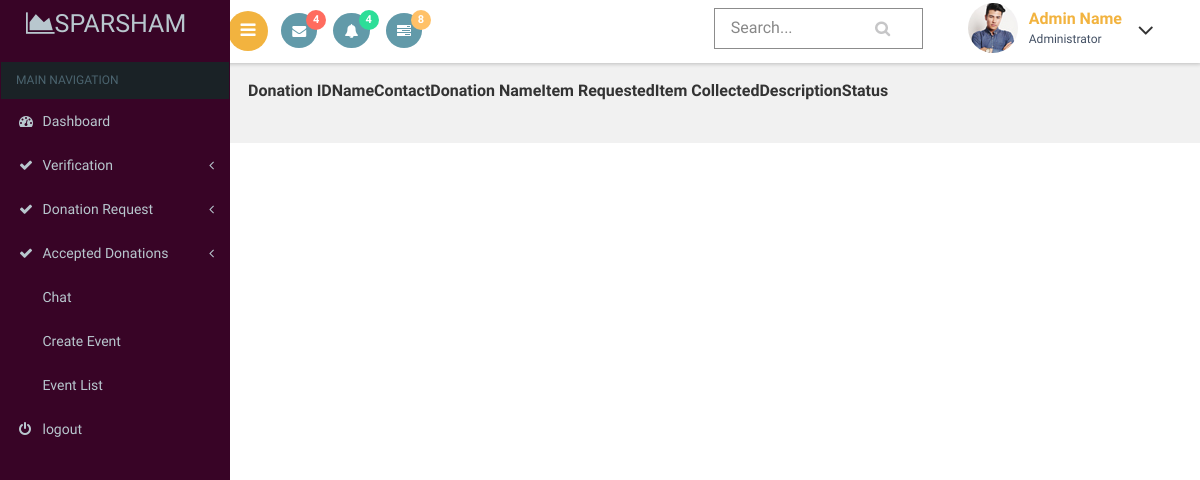
The page /secratary/inventorydonationreq.php on the database as committed earlier.
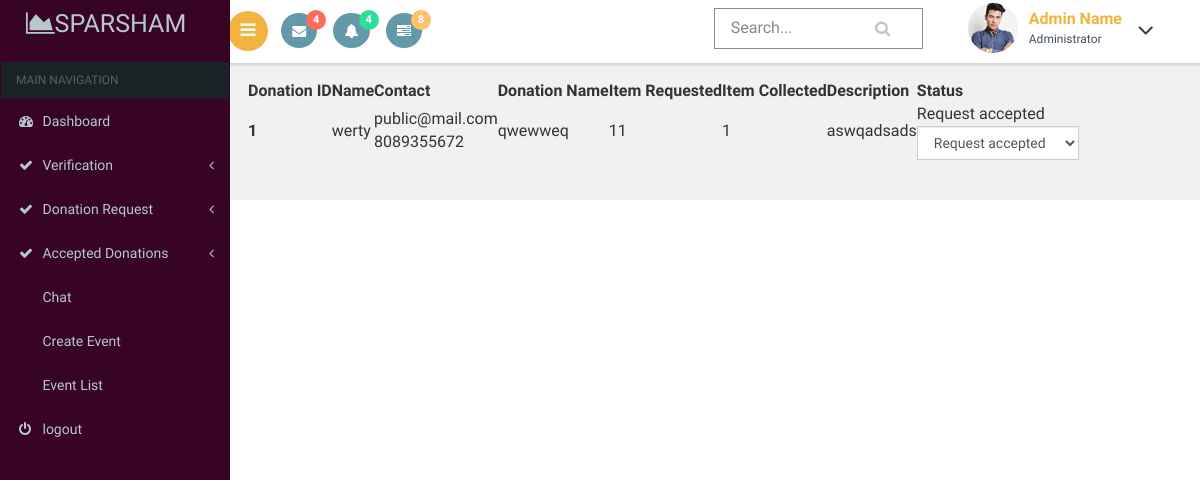
The same page on the database as committed later.
### tables this page shows
CREATE TABLE `inventory_donation` (
  `donation_id` int(11) NOT NULL,
  `donation_name` varchar(30) NOT NULL,
  `item_name` varchar(30) NOT NULL,
  `item_required` int(11) NOT NULL,
  `item_collected` int(11) NOT NULL,
  `discription` text NOT NULL,
  `email` varchar(50) NOT NULL,
  `donation_status` int(11) NOT NULL DEFAULT 0
);

CREATE TABLE `registration` (
  `name` varchar(80) NOT NULL,
  `email` varchar(80) NOT NULL,
  `phone` bigint(11) NOT NULL,
  `gender` varchar(10) NOT NULL,
  `date_of_birth` varchar(20) NOT NULL,
  `house` varchar(80) NOT NULL,
  `place` varchar(80) NOT NULL,
  `country` int(11) NOT NULL,
  `state` int(11) NOT NULL,
  `district` int(11) NOT NULL,
  `pincode` int(6) NOT NULL,
  `profile_pic` varchar(100) NOT NULL DEFAULT '../images/avathar.jpg'
);

### secratary/inventorydonationreq.php (the view, shortened to what this page needs)
<?php
include("dbconn.php");
?>
<!DOCTYPE html>
<html>
<head>
    <link href="css/bootstrap.css" rel='stylesheet' type='text/css' />
<link href="css/style.css" rel='stylesheet' type='text/css' />
<link href="css/font-awesome.css" rel="stylesheet">
<link href='css/SidebarNav.min.css' media='all' rel='stylesheet' type='text/css'/>
<link href="css/custom.css" rel="stylesheet">
    <link rel="stylesheet" type="text/css" href="https://cdn.datatables.net/1.10.21/css/jquery.dataTables.css">
</head>
<body class="cbp-spmenu-push">
    <div class="main-content">
    <div class="cbp-spmenu cbp-spmenu-vertical cbp-spmenu-left" id="cbp-spmenu-s1">
        <aside class="sidebar-left">
      <nav class="navbar navbar-inverse">
          <div class="navbar-header">
            <h1><a class="navbar-brand" href="index.html"><span class="fa fa-area-chart"></span>Sparsham<span class="dashboard_text"></span></a></h1>
          </div>
          <?php
          include("menu.php");
          ?>
      </nav>
    </aside>
    </div>
        <?php
        include("header.php");
        ?>
        <div id="page-wrapper">
    <table id="table_id" class="display">
    <thead>
        <tr>
            <th>Donation ID</th>
            <th>Name</th>
            <th>Contact</th>
            <th>Donation Name</th>
            <th>Item Requested</th>
            <th>Item Collected</th>
            <th>Description</th>
            <th>Status</th>
        </tr>
    </thead>
    <tbody>
         <?php
            $sql="select * from inventory_donation a,registration b where a.email=b.email";
            $res=mysqli_query($conn,$sql);
            if(mysqli_num_rows($res)>0){
                while($r=mysqli_fetch_assoc($res)){
            ?>
           <tr>
      <th scope="row"><?php echo $r['donation_id']?></th>
      <td><?php echo $r['name']?></td>
      <td><?php echo $r['email']?><br>
        <?php echo $r['phone']?><br>
      </td>
      <td><?php echo $r['donation_name']?></td>
      <td><?php echo $r['item_required']?></td>
      <td><?php echo $r['item_collected']?></td>
        <td><?php echo $r['discription']?></td>
        <td>
            <div id="<?php echo $r['donation_id']?>">
                <?php
         if($r['donation_status']==0)
            echo "Request not accepted";
        else if($r['donation_status']==1)
            echo "Request accepted";
        else if($r['donation_status']==2)
            echo "Request rejected";
        else if($r['donation_status']==3)
            echo "Request completed";
     ?>
 </div>
 <form>
          <select class="form-control"  onchange="updatestatus(this.value,<?php echo $r['donation_id']?>)">
            <option value disabled selected> <?php
            if($r['donation_status']==0)
            echo "Request not accepted";
        else if($r['donation_status']==1)
            echo "Request accepted";
        else if($r['donation_status']==2)
            echo "Request rejected";
        else if($r['donation_status']==3)
            echo "Request completed";
            ?></option>
          </select>
      </form>
</td>
    </tr>
            <?php
        }
    }
            ?>
    </tbody>
</table>
</div></div>
</body>
</html>

Rows that differ between the two databases and show on the page:
added inventory_donation: donation_id "1", registration.name "werty", registration.email "public@mail.com", registration.phone "8089355672", donation_name "qwewweq", item_required "11", item_collected "1", discription "aswqadsads", shows "Request accepted"
